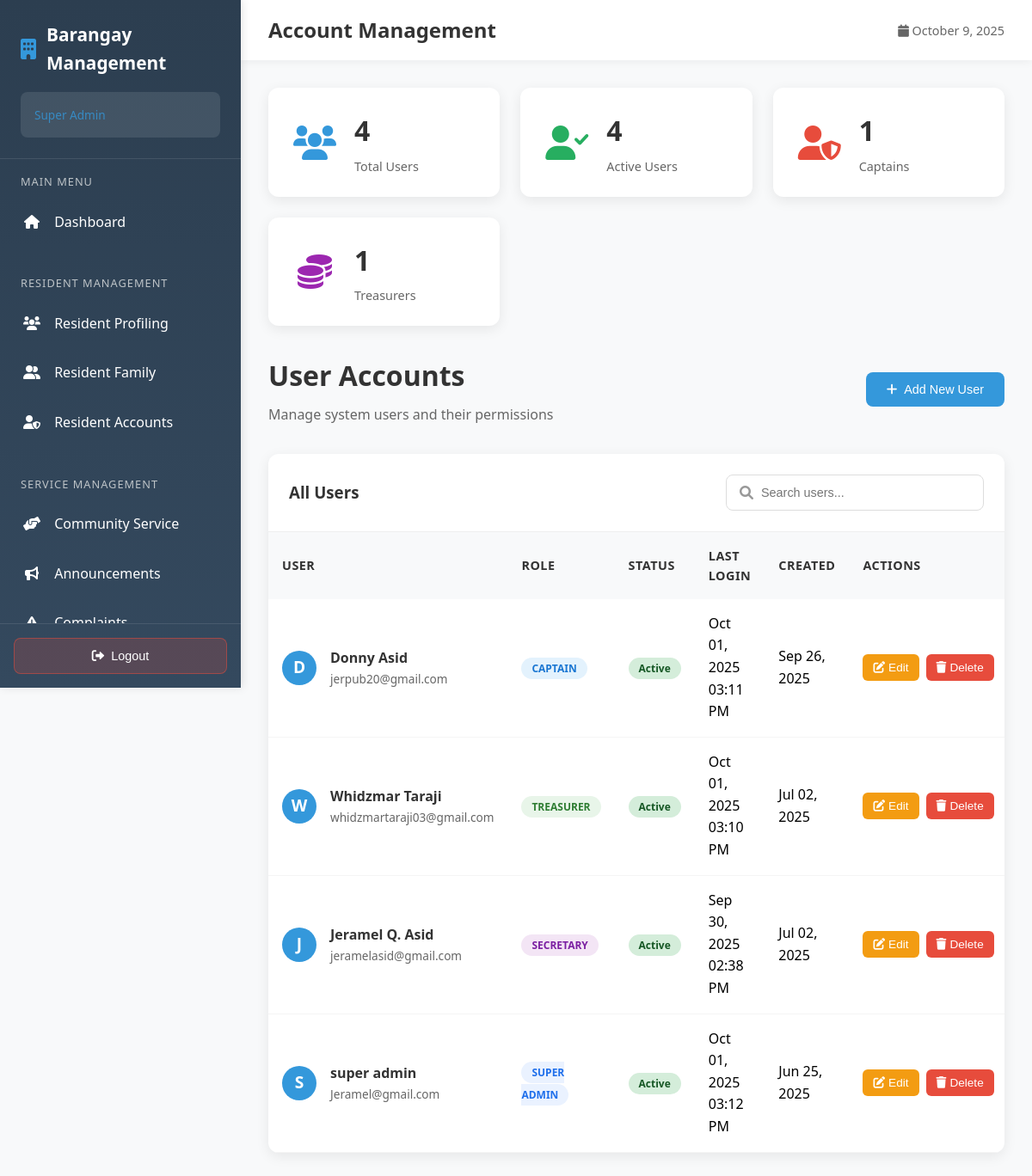
/employee/admin/account_management.php, run on an earlier commit of the app's database.
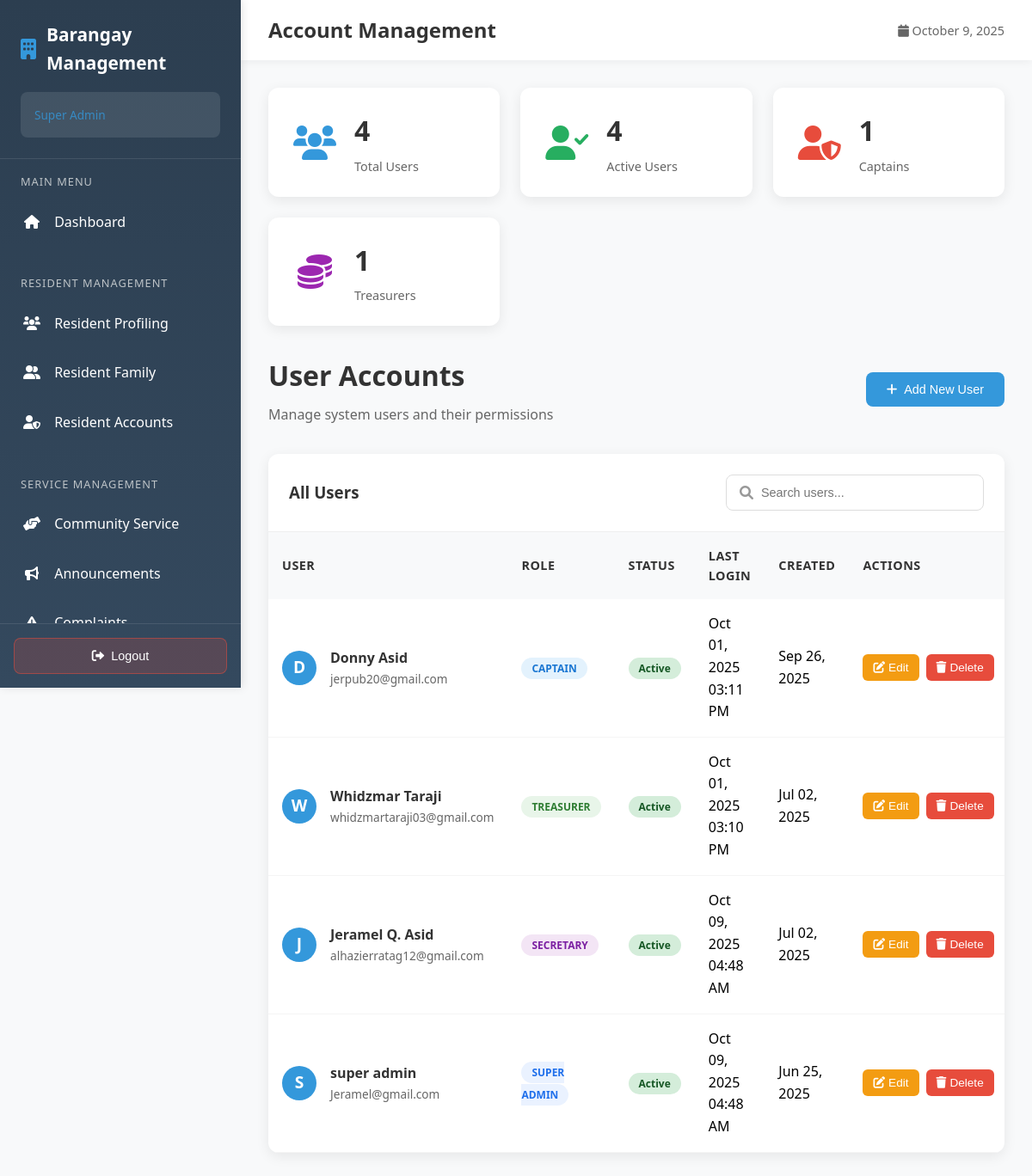
And on a later commit of the database.
### tables this page shows
CREATE TABLE `users` (
  `id` int(11) NOT NULL,
  `full_name` varchar(255) NOT NULL,
  `email` varchar(255) NOT NULL,
  `password` varchar(255) NOT NULL,
  `first_name` varchar(50) DEFAULT NULL,
  `middle_initial` char(1) DEFAULT NULL,
  `last_name` varchar(50) DEFAULT NULL,
  `role` enum('captain','secretary','super_admin','treasurer') NOT NULL,
  `status` enum('active','inactive') DEFAULT 'active',
  `created_at` timestamp NOT NULL DEFAULT current_timestamp(),
  `last_login` timestamp NULL DEFAULT NULL,
  `updated_at` timestamp NOT NULL DEFAULT current_timestamp() ON UPDATE current_timestamp(),
  `two_factor_enabled` tinyint(1) NOT NULL DEFAULT 0
);

### employee/admin/account_management.php (the view, shortened to what the changed rows need)
<?php
require_once '../../config.php';
$users_query = "SELECT * FROM users ORDER BY created_at DESC";
$users_result = mysqli_query($connection, $users_query);
$role_labels = [
    'super_admin' => 'Super Admin',
    'captain'     => 'Captain',
    'secretary'   => 'Secretary',
    'treasurer'   => 'Treasurer'
];
function normalize_role($raw) {
    $key = trim(strtolower($raw ?? ''));
    $key = str_replace(' ', '_', $key);
    $key = preg_replace('/[^a-z0-9_]/', '', $key);
    return $key === '' ? 'unknown' : $key;
}
?>
<!DOCTYPE html>
<html lang="en">
<head>
	<link href="https://cdnjs.cloudflare.com/ajax/libs/font-awesome/6.0.0/css/all.min.css" rel="stylesheet">
</head>
<body>
	<div class="main-content">
		<div class="top-bar">
			<h1 class="page-title">Account Management</h1>
		</div>
		<div class="content-area">
			<div class="management-header">
				<div class="header-title">
					<h1>User Accounts</h1>
				</div>
			</div>
			<div class="table-container">
				<table id="usersTable">
					<thead>
						<tr>
							<th>User</th>
							<th>Role</th>
							<th>Status</th>
							<th>Last Login</th>
							<th>Created</th>
							<th>Actions</th>
						</tr>
					</thead>
					<tbody>
						<?php
						mysqli_data_seek($users_result, 0);
						while ($user = mysqli_fetch_assoc($users_result)):
							$_role_key = normalize_role($user['role']);
							$_role_label = $role_labels[$_role_key] ?? (strlen($user['role']) ? ucwords(str_replace('_',' ',$_role_key)) : 'N/A');
						?>
							<tr>
								<td>
									<div class="user-info-cell">
										<div class="user-avatar">
											<?php echo strtoupper(substr($user['full_name'], 0, 1)); ?>
										</div>
										<div class="user-details">
											<h4><?php echo htmlspecialchars($user['full_name']); ?></h4>
											<p><?php echo htmlspecialchars($user['email']); ?></p>
										</div>
									</div>
								</td>
								<td>
									<span class="role-badge role-<?php echo htmlspecialchars($_role_key); ?>">
										<?php echo htmlspecialchars($_role_label); ?>
									</span>
								</td>
								<td>
									<span class="status-badge status-<?php echo $user['status']; ?>">
										<?php echo ucfirst($user['status']); ?>
									</span>
								</td>
								<td>
									<?php
									if ($user['last_login']) {
										echo date('M d, Y h:i A', strtotime($user['last_login']));
									} else {
										echo '<span style="color: #999;">Never</span>';
									}
									?>
								</td>
								<td><?php echo date('M d, Y', strtotime($user['created_at'])); ?></td>
								<td>
									<div class="action-buttons">
										<button class="btn-edit" onclick='openEditModal(<?php echo json_encode($user); ?>)'>
											<i class="fas fa-edit"></i>
											Edit
										</button>
										<button class="btn-delete" onclick="confirmDelete(<?php echo $user['id']; ?>, '<?php echo htmlspecialchars($user['full_name']); ?>')">
											<i class="fas fa-trash"></i>
											Delete
										</button>
									</div>
								</td>
							</tr>
						<?php endwhile; ?>
					</tbody>
				</table>
			</div>
		</div>
	</div>
</body>
</html>

What changed in the data, as far as the page shows it:
changed users "Jeramel Q. Asid": email "jeramelasid@gmail.com" → "alhazierratag12@gmail.com"; last_login "Sep 30, 2025 02:38 PM" → "Oct 09, 2025 04:48 AM"
changed users "super admin": last_login "Oct 01, 2025 03:12 PM" → "Oct 09, 2025 04:48 AM"
